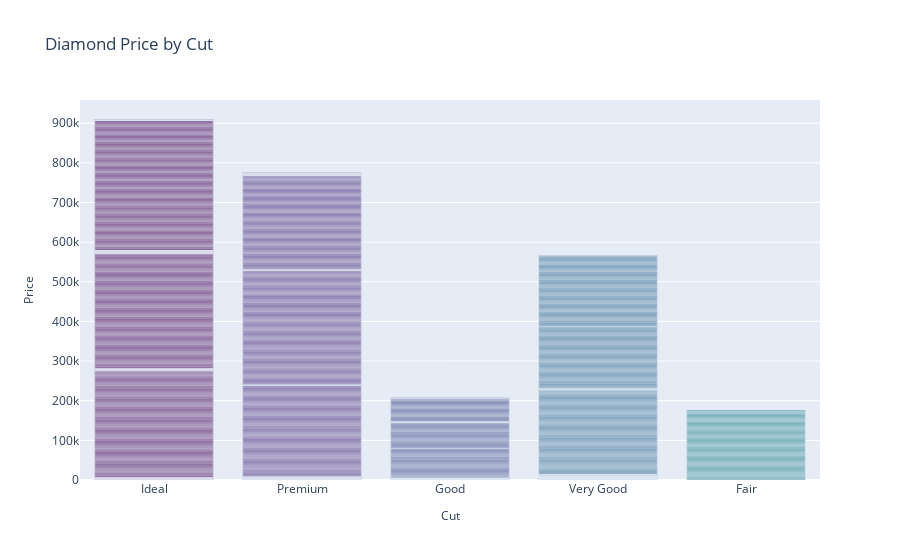

Notebook cell for this chart:
### Markdown cell above
<font color="#008000">  **Interactive Bar Plots with Plotly**


Now take the first 100 samples of the dataframe and plot it via ploty. 
nb: if you try to plot all the values with plotly or altair, you will either get a

### Code cell
# Create a customized interactive bar plot

df = diamonds_df.head(1080)
fig = px.bar(df, x='cut', y='price', color='cut',
             title='Diamond Price by Cut',
             labels={'cut': 'Cut', 'price': 'Price'},
             color_discrete_sequence=px.colors.sequential.Viridis)  # Custom colors
fig.update_layout(xaxis_title_font_size=12, yaxis_title_font_size=12, showlegend=False) # Hide legend
fig.show()

### Figure 1 — Plotly figure (JSON) as saved in the notebook; plotly's stock layout.template omitted (floating-point values rounded to 4 significant figures; data arrays with more than 128 entries replaced by an {"elided": "..."} marker saying what was removed)
{"data": [{"alignmentgroup": "True", "hovertemplate": "Cut=%{x}<br>Price=%{y}<extra></extra>", "legendgroup": "Ideal", "marker": {"color": "#440154", "pattern": {"shape": ""}}, "name": "Ideal", "offsetgroup": "Ideal", "orientation": "v", "showlegend": true, "textposition": "auto", "type": "bar", "x": {"elided": "366 str values"}, "xaxis": "x", "y": {"elided": "366 int values"}, "yaxis": "y"}, {"alignmentgroup": "True", "hovertemplate": "Cut=%{x}<br>Price=%{y}<extra></extra>", "legendgroup": "Premium", "marker": {"color": "#482878", "pattern": {"shape": ""}}, "name": "Premium", "offsetgroup": "Premium", "orientation": "v", "showlegend": true, "textposition": "auto", "type": "bar", "x": {"elided": "317 str values"}, "xaxis": "x", "y": {"elided": "317 int values"}, "yaxis": "y"}, {"alignmentgroup": "True", "hovertemplate": "Cut=%{x}<br>Price=%{y}<extra></extra>", "legendgroup": "Good", "marker": {"color": "#3e4989", "pattern": {"shape": ""}}, "name": "Good", "offsetgroup": "Good", "orientation": "v", "showlegend": true, "textposition": "auto", "type": "bar", "x": ["Good", "Good", "Good", "Good", "Good", "Good", "Good", "Good", "Good", "Good", "Good", "Good", "Good", "Good", "Good", "Good", "Good", "Good", "Good", "Good", "Good", "Good", "Good", "Good", "Good", "Good", "Good", "Good", "Good", "Good", "Good", "Good", "Good", "Good", "Good", "Good", "Good", "Good", "Good", "Good", "Good", "Good", "Good", "Good", "Good", "Good", "Good", "Good", "Good", "Good", "Good", "Good", "Good", "Good", "Good", "Good", "Good", "Good", "Good", "Good", "Good", "Good", "Good", "Good", "Good", "Good", "Good", "Good", "Good", "Good", "Good", "Good", "Good", "Good", "Good", "Good", "Good", "Good", "Good", "Good", "Good", "Good", "Good", "Good", "Good", "Good", "Good", "Good", "Good", "Good", "Good", "Good", "Good", "Good", "Good"], "xaxis": "x", "y": [327, 335, 339, 351, 351, 351, 402, 402, 402, 403, 403, 403, 403, 405, 554, 554, 2759, 2759, 2767, 2772, 2774, 2776, 2777, 2777, 2777, 2782, 2788, 2788, 2789, 2789, 2789, 2793, 2795, 2796, 2800, 2801, 2801, 2803, 2805, 2810, 2810, 2812, 554, 554, 2813, 2816, 2817, 2819, 2819, 2821, 2822, 2822, 2823, 2824, 2826, 2827, 2829, 2832, 2836, 2844, 2845, 2846, 2846, 2849, 2853, 2854, 2855, 556, 556, 556, 556, 556, 557, 2857, 2858, 2863, 2871, 2872, 2872, 2872, 2873, 2877, 2877, 2883, 2889, 2890, 2891, 2893, 2897, 2898, 2899, 2905, 2906, 558, 558], "yaxis": "y"}, {"alignmentgroup": "True", "hovertemplate": "Cut=%{x}<br>Price=%{y}<extra></extra>", "legendgroup": "Very Good", "marker": {"color": "#31688e", "pattern": {"shape": ""}}, "name": "Very Good", "offsetgroup": "Very Good", "orientation": "v", "showlegend": true, "textposition": "auto", "type": "bar", "x": {"elided": "239 str values"}, "xaxis": "x", "y": {"elided": "239 int values"}, "yaxis": "y"}, {"alignmentgroup": "True", "hovertemplate": "Cut=%{x}<br>Price=%{y}<extra></extra>", "legendgroup": "Fair", "marker": {"color": "#26828e", "pattern": {"shape": ""}}, "name": "Fair", "offsetgroup": "Fair", "orientation": "v", "showlegend": true, "textposition": "auto", "type": "bar", "x": ["Fair", "Fair", "Fair", "Fair", "Fair", "Fair", "Fair", "Fair", "Fair", "Fair", "Fair", "Fair", "Fair", "Fair", "Fair", "Fair", "Fair", "Fair", "Fair", "Fair", "Fair", "Fair", "Fair", "Fair", "Fair", "Fair", "Fair", "Fair", "Fair", "Fair", "Fair", "Fair", "Fair", "Fair", "Fair", "Fair", "Fair", "Fair", "Fair", "Fair", "Fair", "Fair", "Fair", "Fair", "Fair", "Fair", "Fair", "Fair", "Fair", "Fair", "Fair", "Fair", "Fair", "Fair", "Fair", "Fair", "Fair", "Fair", "Fair", "Fair", "Fair", "Fair", "Fair"], "xaxis": "x", "y": [337, 2757, 2759, 2762, 2762, 2763, 2763, 2777, 2782, 2788, 2789, 2797, 2797, 2800, 2804, 2805, 2805, 2808, 2809, 2811, 2811, 2812, 2815, 2815, 2815, 2818, 2823, 2825, 2834, 2838, 2841, 2846, 2848, 2854, 2854, 2854, 2855, 2856, 2856, 2856, 2856, 2858, 2858, 2859, 2861, 2862, 2867, 2873, 2873, 2873, 2873, 2875, 2875, 2875, 2875, 2879, 2882, 2883, 2884, 2885, 2885, 2892, 2902], "yaxis": "y"}], "layout": {"barmode": "relative", "legend": {"title": {"text": "Cut"}, "tracegroupgap": 0}, "showlegend": false, "title": {"text": "Diamond Price by Cut"}, "xaxis": {"anchor": "y", "categoryarray": ["Ideal", "Premium", "Good", "Very Good", "Fair"], "categoryorder": "array", "domain": [0, 1], "title": {"font": {"size": 12}, "text": "Cut"}}, "yaxis": {"anchor": "x", "domain": [0, 1], "title": {"font": {"size": 12}, "text": "Price"}}}}
